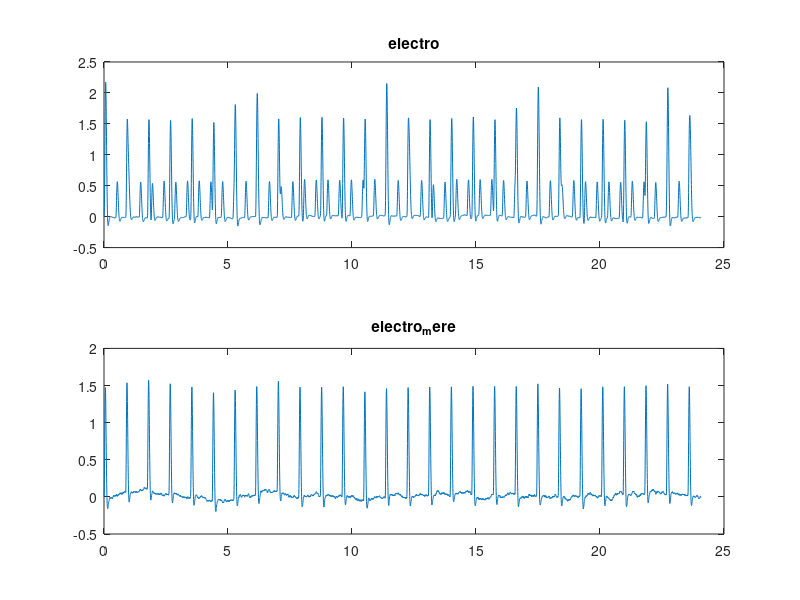
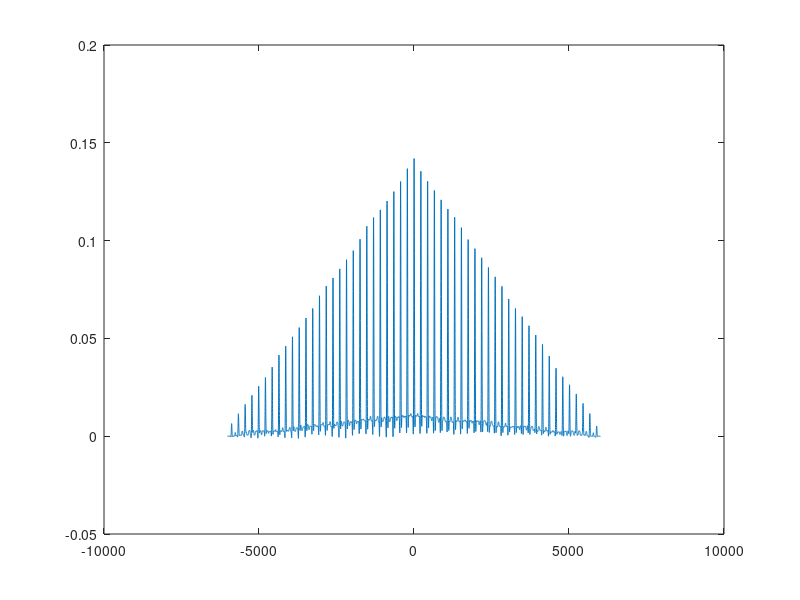
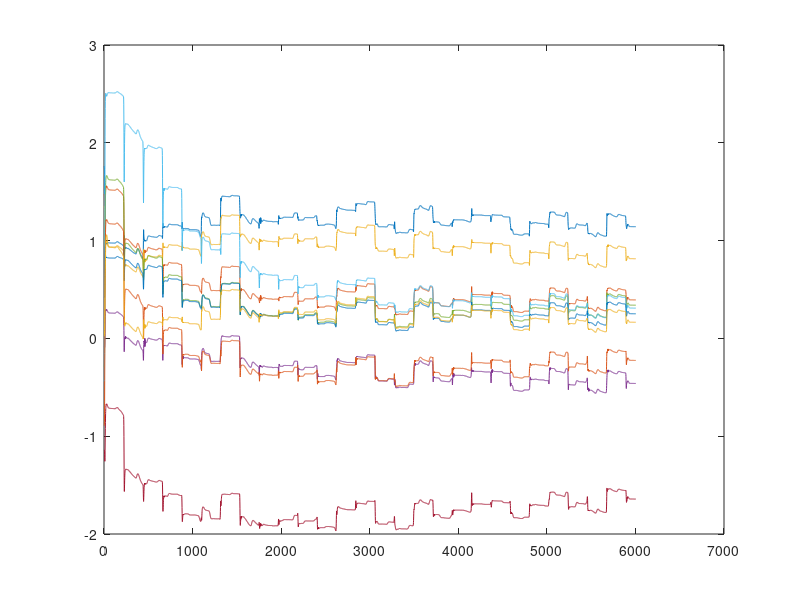

The MATLAB script that drew these images, in order:
close all

load sig_electro.mat

N = length(electro);
electro = electro';
electro_mere = electro_mere(1:N)';
t=0:Ts:N*Ts-Ts;
figure(1)
subplot(211)
plot(t,electro)
title("electro")
subplot(212)
plot(t,electro_mere)
title("electro_mere")

[Ryx,lags]=xcorr(electro,electro_mere,'biased');
figure(2)
plot(lags, Ryx)

n = 14;

u_max = 2/((n+1)*std(electro_mere)^2);

phi = [zeros(n-1,1); electro_mere];


K=length(electro_mere);
figure(3)
for j=1:10
    theta = wgn(n+1, 1, 1);
    u = 0.1;
    thetas = zeros([n+1 K-n]);
    for i=1:K-n
        theta = theta+u.*phi(i+n:-1:i)*(electro(i)-phi(i+n:-1:i)'*theta);
        thetas(:,i) = theta;
        %u = 0.99*u;
    end
    plot(thetas(1,:))
    hold on
end
hold off

electro_mere_filtre = zeros([N 1]);

u = 1;
thetas = zeros([n+1 K-n]);
theta = zeros([n+1 1]);
for i=1:K-n
    theta = theta+u.*phi(i+n:-1:i)*(electro(i)-phi(i+n:-1:i)'*theta);
    thetas(:,i) = theta;
    u = 0.9999*u;
    electro_mere_filtre(i) = theta'*phi(i+n:-1:i);
end
figure(4)
plot(t, electro-electro_mere_filtre)